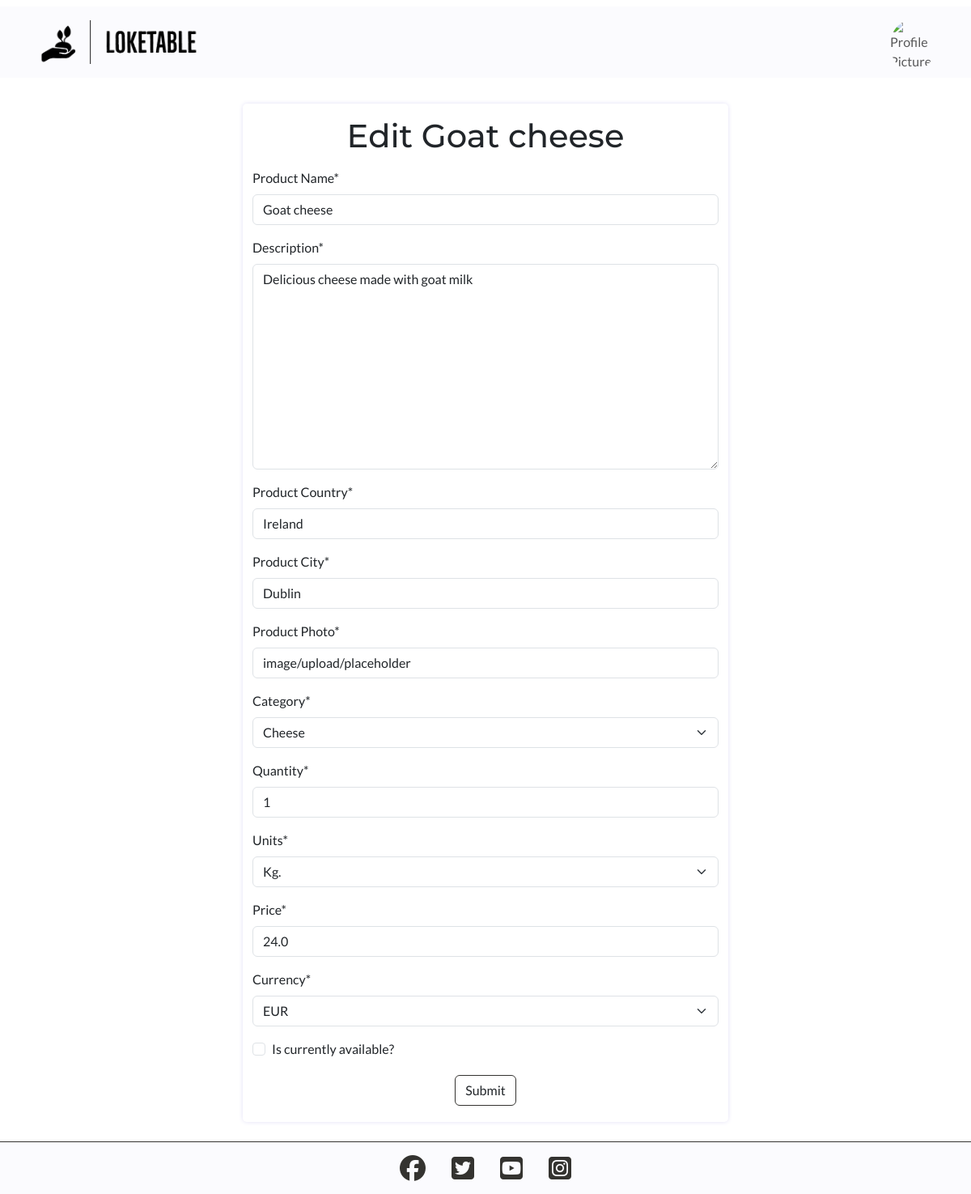
The page /products/edit/7/goat-cheese/ (signed in) on the database as committed earlier.
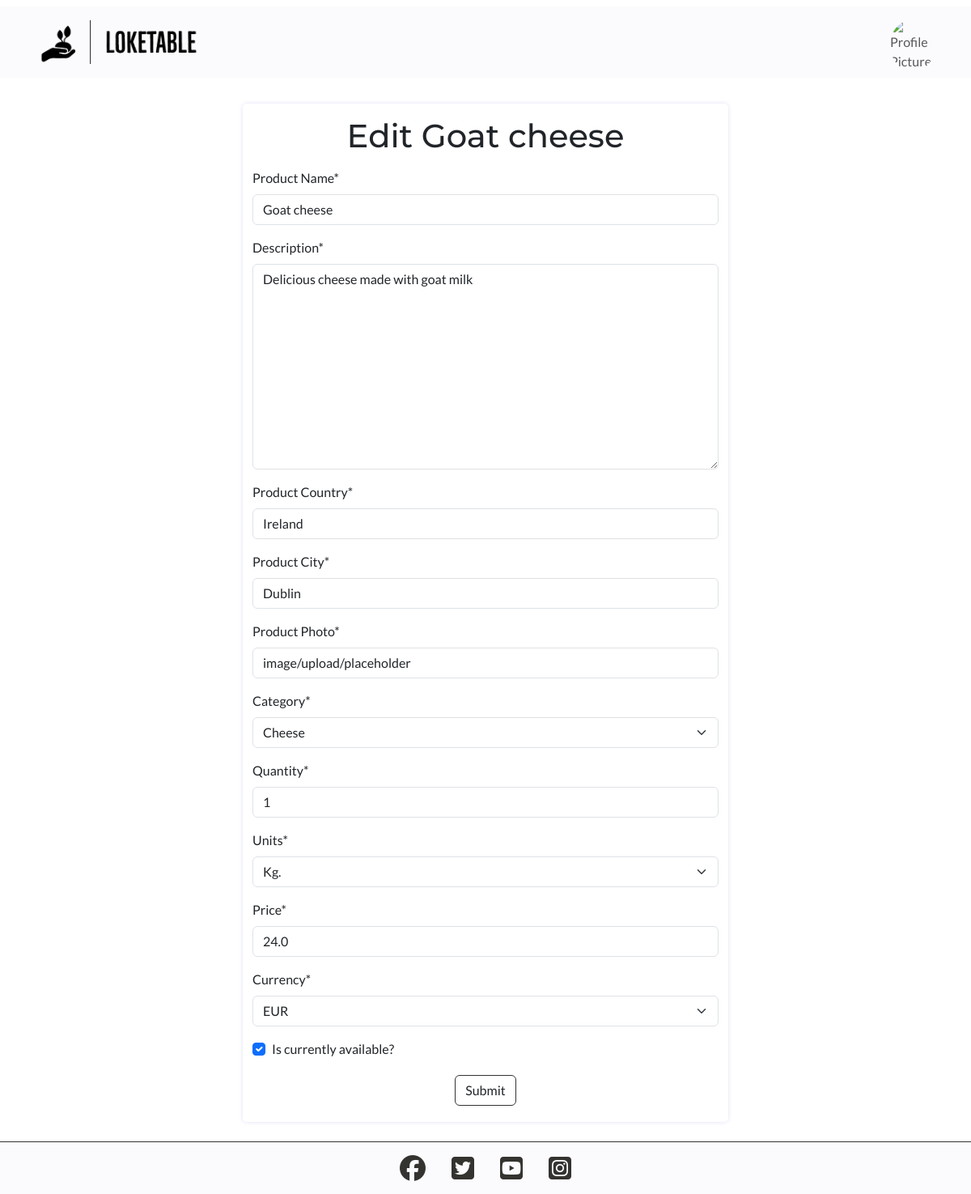
The same page on the database as committed later.
### products/models.py (models this page shows, shortened)
class Product(models.Model):
    user = models.ForeignKey(
        User,
        on_delete=models.CASCADE,
        related_name="producer"
        )
    title = models.CharField(max_length=30, null=False, blank=False)
    description = models.TextField(max_length=1000, null=False, blank=False)
    country = models.CharField(max_length=30)
    city = models.CharField(max_length=30)
    created_date = models.DateTimeField(auto_now_add=True)
    updated_date = models.DateTimeField(auto_now=True)
    image = CloudinaryField('image', default='placeholder')
    category = models.CharField(
        max_length=50,
        choices=CATEGORIES,
        default="other"
        )
    price = models.FloatField()
    currency = models.CharField(
        max_length=10,
        choices=CURRENCIES,
        default="eur"
        )
    available = models.BooleanField()
    quantity = models.IntegerField(null=False, blank=False)
    units = models.CharField(
        max_length=10,
        choices=UNIT_CHOICES,
        default='unit'
    )
    slug = models.SlugField(max_length=200)
    favorited_by = models.ManyToManyField(
        User, related_name='favorites',
        blank=True
    )
    class Meta:
        ordering = ['-updated_date']

### products/views.py (the view, shortened to what this page needs)
class EditProduct(
    SuccessMessageMixin,
    LoginRequiredMixin,
    UserPassesTestMixin,
    generic.UpdateView
):
    template_name = 'products/add_product.html'
    form_class = ProductForm
    model = Product
    success_message = '%(title)s edited successfully'
    def test_func(self):
        return self.request.user == self.get_object().user

### products/forms.py
class ProductForm(forms.ModelForm):
    class Meta:
        model = Product
        fields = [
            'title',
            'description',
            'country',
            'city',
            'image',
            'category',
            'quantity',
            'units',
            'price',
            'currency',
            'available'
        ]
        labels = {
            'title': 'Product Name',
            'description': 'Description',
            'country': 'Product Country',
            'city': 'Product City',
            'image': 'Product Photo',
            'category': 'Category',
            'quantity': 'Quantity',
            'units': 'Units',
            'price': 'Price',
            'currency': 'Currency',
            'available': 'Is currently available?'
        }

### home/templatetags/custom_tags.py (called while the page is built)
@register.filter
def search_bar_urls(url_name):
    included_urls = [
        'home',
        'products',
        'favorite_products'
    ]
    return url_name not in included_urls

### products/templates/products/add_product.html (shortened to what this page needs)
{% extends 'base.html' %}
{% block content %}
    <div class="container form-container">
        <form method="POST" enctype="multipart/form-data" class="my-4 py-3">
            <h1 class="text-center mb-3">{% if product.title %}Edit {{ product.title }}{% else %}Add Product{% endif %}</h1>
            {{ form | crispy }}
            <div class="d-flex justify-content-center">
                <input type="submit" value="Submit" class="btn general-purpose-btn my-1">
            </div>
        </form>
    </div>
{% endblock %}

### templates/base.html (shortened to what this page needs)
{% load static %}
{% load custom_tags %}
<!DOCTYPE html>
<html lang="en">
<head>
    <link href="https://cdn.jsdelivr.net/npm/bootstrap@5.3.2/dist/css/bootstrap.min.css" rel="stylesheet">
    <link rel="stylesheet" href="{% static 'css/base.css' %}">
</head>
<body>
    <header>
        {% with request.resolver_match.url_name as url_name %}
            <nav class="navbar navbar-expand my-2">
                <div class="container-fluid">
                    <div class="row d-flex align-items-center justify-content-between" id="nav-wrapper">
                        <div class="col-sm-3 col-7 order-sm-1">
                            <a class="navbar-brand" href="{% url 'home' %}"><img src="{% static 'images/loketable_logo_black.png' %}" alt="Loketable logo" id="logo-navbar"></a>
                        </div>
                        <div class="col-sm-2 col-3 order-sm-3">
                            <div class="collapse navbar-collapse" id="navbarSupportedContent">
                                <ul class="navbar-nav ms-auto">
                                    <li class="nav-item dropdown">
                                        <a class="nav-link" href="#" role="button" data-bs-toggle="dropdown" aria-expanded="false">
                                            {% if user.is_authenticated %}
                                                {% if "placeholder" in user.profile.image.url %}
                                                    <img src="{% static 'icons/icon_menu_1.png' %}" alt="Profile Menu Icon" class="icon-menu">
                                                {% else %}
                                                    <img src="{{ user.profile.image.url }}" alt="Profile Picture" class="profile-pic-menu">
                                                {% endif %}
                                            {% else %}
                                                <img src="{% static 'icons/icon_menu_1.png' %}" alt="Profile Menu Icon" class="icon-menu">
                                            {% endif %}
                                        </a>
                                    </li>
                                </ul>
                            </div>
                        </div>
                    </div>
                </div>
            </nav>
        {% endwith %}
    </header>
    <main>
        {% block content %}
        {% endblock %}
    </main>
    <footer>
        <a href="https://facebook.com" target="_blank" rel="noopener"
            aria-label="Visit our Facebook page (opens in a new tab)"><i class="fab fa-facebook social-media-icon"></i></a>
        <a href="https://twitter.com" target="_blank" rel="noopener"
            aria-label="Visit our Twitter page (opens in a new tab)"><i
                class="fab fa-twitter-square social-media-icon"></i></a>
        <a href="https://youtube.com" target="_blank" rel="noopener"
            aria-label="Visit our Youtube page (opens in a new tab)"><i
                class="fab fa-youtube-square social-media-icon"></i></a>
        <a href="https://instagram.com" target="_blank" rel="noopener"
            aria-label="Visit our Instagram page (opens in a new tab)"><i
                class="fab fa-instagram-square social-media-icon"></i></a>
    </footer>
</body>
</html>

### static/css/base.css (style rules this page uses)
:root { --title: 'Montserrat', sans-serif; --body: 'Lato', sans-serif; --jet: #343330; --drab-dark-brown: #45462A; --field-drab: #7E5920; --fulvous: #DC851F; --orange-peel: #FFA737; --cloud-white: rgb(255, 255, 255); --off-lavender: rgba(216,212,242,0.1); --box-shadow-small-lavender: 0px 0px 6px -1px rgb(216,212,242); }
html, body { height: 100%; }
body { display: flex; flex-direction: column; font-family: var(--body); }
main { flex: 1 0 auto; }
h1, h2, h3, h4, h5, h6 { font-family: var(--title); }
a { text-decoration: none; color: black; }
ul { list-style-type: none; }
.general-purpose-btn { background-color: var(--cloud-white); border: 1px solid var(--jet); }
.navbar { background-color: var(--off-lavender); }
#nav-wrapper { width: 100%; }
#logo-navbar { width: 100%; aspect-ratio: 1 / 0.2; object-fit: cover; }
.form-control::placeholder { font-size: 0.95rem; color: #aaa; font-style: italic; }
.navbar-collapse { flex-grow: 0; }
.nav-item.dropdown { height: 4.5rem; width: 4.5rem; }
.profile-pic-menu { width: 100%; aspect-ratio: 1 / 1; border-radius: 50%; object-fit: cover; }
footer { flex-shrink: 0; display: flex; flex-direction: row; align-items: center; justify-content: center; border-top: 1px solid var(--jet); background-color: var(--off-lavender); }
.social-media-icon { font-size: 200%; padding: 1rem; color: var(--jet); }
.form-container { width: 90%; box-shadow: var(--box-shadow-small-lavender); border-radius: 5px; }
@media screen and (min-width: 576px) { .form-container { width: 75%; } }
@media screen and (min-width: 992px) { .form-container { width: 50%; } }

Rows that differ between the two databases and show on the page:
changed Product "Goat cheese": available "☐" → "☑"
